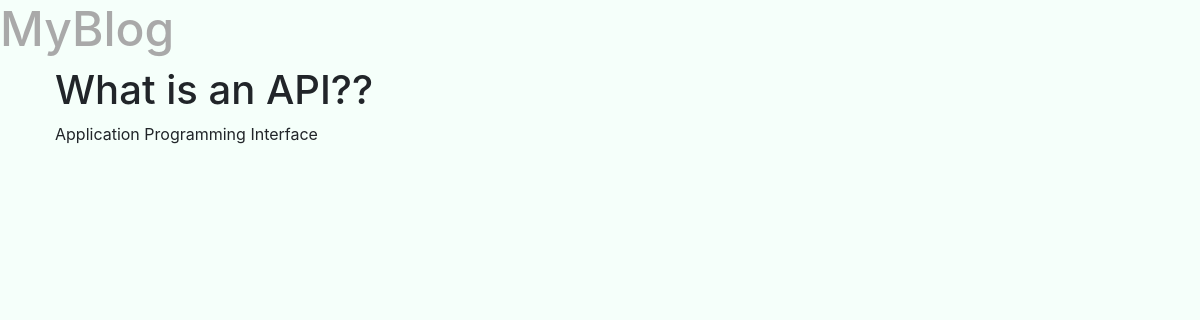
The app's page /post/2/, older data.
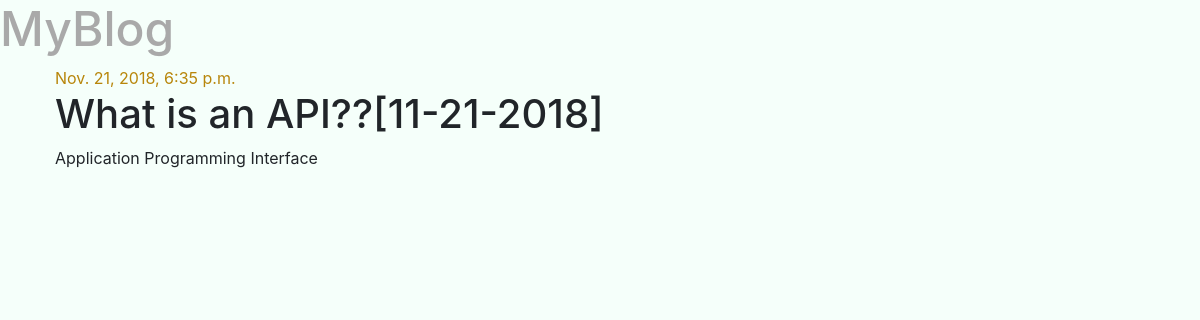
The same page, newer data.
### blog/models.py (models this page shows, shortened)
class Post(models.Model):
    author = models.ForeignKey('auth.User', on_delete=models.CASCADE)
    title = models.CharField(max_length=200)
    text = models.TextField()
    created_date = models.DateTimeField(default=timezone.now)
    published_date = models.DateTimeField(blank=True, null=True)

### blog/views.py (the view)
# urls.py: path('post/<int:pk>/', views.postsDetail, name='postsDetail'),
def postsDetail(request, pk):
    post = get_object_or_404(Post, pk=pk)
    stuff_for_frontend = {'post': post}
    return render(request, 'blog/postsdetail.html', stuff_for_frontend)

### blog/templates/blog/postsDetail.html
{% extends 'blog/base.html' %}
{% block content %}
{% if post.published_date %}
<div class= "date">
  {{ post.published_date }}
</div>
{% endif %}
<h1>{{ post.title }}</h1>
<p>{{ post.text|linebreaksbr }}</p>
{% endblock %}

### blog/templates/blog/base.html (shortened to what this page needs)
{% load staticfiles %}
<!DOCTYPE html>
<html lang="en" dir="ltr">
<head>
  <link rel="stylesheet" href="https://stackpath.bootstrapcdn.com/bootstrap/4.1.3/css/bootstrap.min.css">
  <link rel="stylesheet" href="{% static '\css\blog.css' %}">
</head>
<body>
  <div class="page-header">
    <h1><a href="{% url "postsList" %}">MyBlog</a></h1>
  </div>
  <div class="content container">
    <div class="row">
      <div class="col-md-8">
        {% block content %}
        {% endblock %}
      </div>
    </div>
  </div>
</body>
</html>

### blog/static/css/blog.css (style rules this page uses)
.page-header { margin-top: 0; padding: 20px 20px 20px 40px; }
.page-header h1, .page-header h1 a { color: darkgrey; font-size: 36pt; text-decoration: none; }
.content { margin-left: 40px; }
body h1 a { color: mediumturquoise; }
.date { color: darkgoldenrod }
body { background-color: mintcream; }

Row changes from the older to the newer data that the page shows:
changed Post "Application Programming Interface": published_date (not shown) → "Nov. 21, 2018, 6:35 p.m."; title "What is an API??" → "What is an API??[11-21-2018]"
